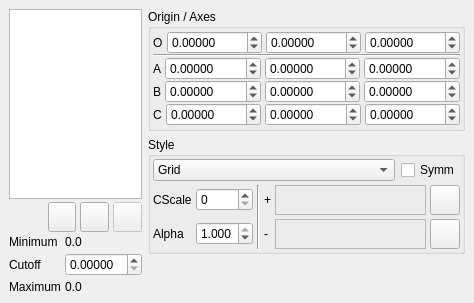
<ui version="4.0" >
 <class>GridsWidget</class>
 <widget class="QWidget" name="GridsWidget" >
  <property name="geometry" >
   <rect>
    <x>0</x>
    <y>0</y>
    <width>457</width>
    <height>303</height>
   </rect>
  </property>
  <property name="windowTitle" >
   <string>Grids</string>
  </property>
  <layout class="QHBoxLayout" >
   <property name="margin" >
    <number>9</number>
   </property>
   <property name="spacing" >
    <number>6</number>
   </property>
   <item>
    <layout class="QVBoxLayout" >
     <property name="margin" >
      <number>0</number>
     </property>
     <property name="spacing" >
      <number>2</number>
     </property>
     <item>
      <widget class="QListWidget" name="GridList" >
       <property name="sizePolicy" >
        <sizepolicy>
         <hsizetype>7</hsizetype>
         <vsizetype>7</vsizetype>
         <horstretch>100</horstretch>
         <verstretch>0</verstretch>
        </sizepolicy>
       </property>
      </widget>
     </item>
     <item>
      <layout class="QHBoxLayout" >
       <property name="margin" >
        <number>0</number>
       </property>
       <property name="spacing" >
        <number>4</number>
       </property>
       <item>
        <spacer>
         <property name="orientation" >
          <enum>Qt::Horizontal</enum>
         </property>
         <property name="sizeHint" >
          <size>
           <width>40</width>
           <height>32</height>
          </size>
         </property>
        </spacer>
       </item>
       <item>
        <widget class="QPushButton" name="LoadGridButton" >
         <property name="sizePolicy" >
          <sizepolicy>
           <hsizetype>5</hsizetype>
           <vsizetype>5</vsizetype>
           <horstretch>0</horstretch>
           <verstretch>0</verstretch>
          </sizepolicy>
         </property>
         <property name="minimumSize" >
          <size>
           <width>16</width>
           <height>16</height>
          </size>
         </property>
         <property name="maximumSize" >
          <size>
           <width>30</width>
           <height>30</height>
          </size>
         </property>
         <property name="toolTip" >
          <string>Load surface</string>
         </property>
         <property name="icon" >
          <iconset resource="icons.qrc" >:/file/icons/file_open.svg</iconset>
         </property>
        </widget>
       </item>
       <item>
        <widget class="QPushButton" name="RemoveGridButton" >
         <property name="sizePolicy" >
          <sizepolicy>
           <hsizetype>5</hsizetype>
           <vsizetype>5</vsizetype>
           <horstretch>0</horstretch>
           <verstretch>0</verstretch>
          </sizepolicy>
         </property>
         <property name="minimumSize" >
          <size>
           <width>16</width>
           <height>16</height>
          </size>
         </property>
         <property name="maximumSize" >
          <size>
           <width>30</width>
           <height>30</height>
          </size>
         </property>
         <property name="toolTip" >
          <string>Delete the selected surface</string>
         </property>
         <property name="text" >
          <string/>
         </property>
         <property name="icon" >
          <iconset resource="icons.qrc" >:/file/icons/file_close.svg</iconset>
         </property>
        </widget>
       </item>
       <item>
        <widget class="QPushButton" name="SaveGridButton" >
         <property name="enabled" >
          <bool>false</bool>
         </property>
         <property name="sizePolicy" >
          <sizepolicy>
           <hsizetype>5</hsizetype>
           <vsizetype>5</vsizetype>
           <horstretch>0</horstretch>
           <verstretch>0</verstretch>
          </sizepolicy>
         </property>
         <property name="minimumSize" >
          <size>
           <width>16</width>
           <height>16</height>
          </size>
         </property>
         <property name="maximumSize" >
          <size>
           <width>30</width>
           <height>30</height>
          </size>
         </property>
         <property name="toolTip" >
          <string>Save surface</string>
         </property>
         <property name="icon" >
          <iconset resource="icons.qrc" >:/file/icons/file_save.svg</iconset>
         </property>
        </widget>
       </item>
      </layout>
     </item>
     <item>
      <layout class="QGridLayout" >
       <property name="margin" >
        <number>0</number>
       </property>
       <property name="spacing" >
        <number>4</number>
       </property>
       <item row="1" column="1" >
        <widget class="QDoubleSpinBox" name="GridCutoffSpin" >
         <property name="sizePolicy" >
          <sizepolicy>
           <hsizetype>7</hsizetype>
           <vsizetype>0</vsizetype>
           <horstretch>0</horstretch>
           <verstretch>0</verstretch>
          </sizepolicy>
         </property>
         <property name="decimals" >
          <number>5</number>
         </property>
         <property name="singleStep" >
          <double>0.001000000000000</double>
         </property>
        </widget>
       </item>
       <item row="2" column="1" >
        <widget class="QLabel" name="GridMaximumLabel" >
         <property name="sizePolicy" >
          <sizepolicy>
           <hsizetype>7</hsizetype>
           <vsizetype>5</vsizetype>
           <horstretch>0</horstretch>
           <verstretch>0</verstretch>
          </sizepolicy>
         </property>
         <property name="text" >
          <string>0.0</string>
         </property>
        </widget>
       </item>
       <item row="1" column="0" >
        <widget class="QLabel" name="label_37" >
         <property name="text" >
          <string>Cutoff</string>
         </property>
        </widget>
       </item>
       <item row="0" column="1" >
        <widget class="QLabel" name="GridMinimumLabel" >
         <property name="sizePolicy" >
          <sizepolicy>
           <hsizetype>7</hsizetype>
           <vsizetype>5</vsizetype>
           <horstretch>0</horstretch>
           <verstretch>0</verstretch>
          </sizepolicy>
         </property>
         <property name="text" >
          <string>0.0</string>
         </property>
        </widget>
       </item>
       <item row="0" column="0" >
        <widget class="QLabel" name="label_34" >
         <property name="text" >
          <string>Minimum</string>
         </property>
        </widget>
       </item>
       <item row="2" column="0" >
        <widget class="QLabel" name="label_35" >
         <property name="text" >
          <string>Maximum</string>
         </property>
        </widget>
       </item>
      </layout>
     </item>
    </layout>
   </item>
   <item>
    <layout class="QVBoxLayout" >
     <property name="margin" >
      <number>0</number>
     </property>
     <property name="spacing" >
      <number>6</number>
     </property>
     <item>
      <widget class="QGroupBox" name="GridOriginGroup" >
       <property name="sizePolicy" >
        <sizepolicy>
         <hsizetype>1</hsizetype>
         <vsizetype>5</vsizetype>
         <horstretch>0</horstretch>
         <verstretch>0</verstretch>
        </sizepolicy>
       </property>
       <property name="title" >
        <string>Origin / Axes</string>
       </property>
       <layout class="QVBoxLayout" >
        <property name="margin" >
         <number>2</number>
        </property>
        <property name="spacing" >
         <number>0</number>
        </property>
        <item>
         <layout class="QHBoxLayout" >
          <property name="margin" >
           <number>0</number>
          </property>
          <property name="spacing" >
           <number>4</number>
          </property>
          <item>
           <widget class="QLabel" name="label_31" >
            <property name="sizePolicy" >
             <sizepolicy>
              <hsizetype>1</hsizetype>
              <vsizetype>5</vsizetype>
              <horstretch>0</horstretch>
              <verstretch>0</verstretch>
             </sizepolicy>
            </property>
            <property name="text" >
             <string>O</string>
            </property>
           </widget>
          </item>
          <item>
           <widget class="QDoubleSpinBox" name="GridOriginXSpin" >
            <property name="sizePolicy" >
             <sizepolicy>
              <hsizetype>7</hsizetype>
              <vsizetype>0</vsizetype>
              <horstretch>0</horstretch>
              <verstretch>0</verstretch>
             </sizepolicy>
            </property>
            <property name="decimals" >
             <number>5</number>
            </property>
            <property name="maximum" >
             <double>1000.000000000000000</double>
            </property>
            <property name="minimum" >
             <double>-1000.000000000000000</double>
            </property>
           </widget>
          </item>
          <item>
           <widget class="QDoubleSpinBox" name="GridOriginYSpin" >
            <property name="sizePolicy" >
             <sizepolicy>
              <hsizetype>7</hsizetype>
              <vsizetype>0</vsizetype>
              <horstretch>0</horstretch>
              <verstretch>0</verstretch>
             </sizepolicy>
            </property>
            <property name="decimals" >
             <number>5</number>
            </property>
            <property name="maximum" >
             <double>1000.000000000000000</double>
            </property>
            <property name="minimum" >
             <double>-1000.000000000000000</double>
            </property>
           </widget>
          </item>
          <item>
           <widget class="QDoubleSpinBox" name="GridOriginZSpin" >
            <property name="sizePolicy" >
             <sizepolicy>
              <hsizetype>7</hsizetype>
              <vsizetype>0</vsizetype>
              <horstretch>0</horstretch>
              <verstretch>0</verstretch>
             </sizepolicy>
            </property>
            <property name="decimals" >
             <number>5</number>
            </property>
            <property name="maximum" >
             <double>1000.000000000000000</double>
            </property>
            <property name="minimum" >
             <double>-1000.000000000000000</double>
            </property>
           </widget>
          </item>
         </layout>
        </item>
        <item>
         <widget class="Line" name="line_3" >
          <property name="orientation" >
           <enum>Qt::Horizontal</enum>
          </property>
         </widget>
        </item>
        <item>
         <layout class="QHBoxLayout" >
          <property name="margin" >
           <number>0</number>
          </property>
          <property name="spacing" >
           <number>4</number>
          </property>
          <item>
           <widget class="QLabel" name="label_36" >
            <property name="sizePolicy" >
             <sizepolicy>
              <hsizetype>1</hsizetype>
              <vsizetype>5</vsizetype>
              <horstretch>0</horstretch>
              <verstretch>0</verstretch>
             </sizepolicy>
            </property>
            <property name="text" >
             <string>A</string>
            </property>
           </widget>
          </item>
          <item>
           <widget class="QDoubleSpinBox" name="GridAxesAXSpin" >
            <property name="sizePolicy" >
             <sizepolicy>
              <hsizetype>7</hsizetype>
              <vsizetype>0</vsizetype>
              <horstretch>0</horstretch>
              <verstretch>0</verstretch>
             </sizepolicy>
            </property>
            <property name="decimals" >
             <number>5</number>
            </property>
            <property name="maximum" >
             <double>10.000000000000000</double>
            </property>
            <property name="minimum" >
             <double>-10.000000000000000</double>
            </property>
            <property name="singleStep" >
             <double>0.100000000000000</double>
            </property>
           </widget>
          </item>
          <item>
           <widget class="QDoubleSpinBox" name="GridAxesAYSpin" >
            <property name="sizePolicy" >
             <sizepolicy>
              <hsizetype>7</hsizetype>
              <vsizetype>0</vsizetype>
              <horstretch>0</horstretch>
              <verstretch>0</verstretch>
             </sizepolicy>
            </property>
            <property name="decimals" >
             <number>5</number>
            </property>
            <property name="maximum" >
             <double>10.000000000000000</double>
            </property>
            <property name="minimum" >
             <double>-10.000000000000000</double>
            </property>
            <property name="singleStep" >
             <double>0.100000000000000</double>
            </property>
           </widget>
          </item>
          <item>
           <widget class="QDoubleSpinBox" name="GridAxesAZSpin" >
            <property name="sizePolicy" >
             <sizepolicy>
              <hsizetype>7</hsizetype>
              <vsizetype>0</vsizetype>
              <horstretch>0</horstretch>
              <verstretch>0</verstretch>
             </sizepolicy>
            </property>
            <property name="decimals" >
             <number>5</number>
            </property>
            <property name="maximum" >
             <double>10.000000000000000</double>
            </property>
            <property name="minimum" >
             <double>-10.000000000000000</double>
            </property>
            <property name="singleStep" >
             <double>0.100000000000000</double>
            </property>
           </widget>
          </item>
         </layout>
        </item>
        <item>
         <layout class="QHBoxLayout" >
          <property name="margin" >
           <number>0</number>
          </property>
          <property name="spacing" >
           <number>4</number>
          </property>
          <item>
           <widget class="QLabel" name="label_32" >
            <property name="sizePolicy" >
             <sizepolicy>
              <hsizetype>1</hsizetype>
              <vsizetype>5</vsizetype>
              <horstretch>0</horstretch>
              <verstretch>0</verstretch>
             </sizepolicy>
            </property>
            <property name="text" >
             <string>B</string>
            </property>
           </widget>
          </item>
          <item>
           <widget class="QDoubleSpinBox" name="GridAxesBXSpin" >
            <property name="sizePolicy" >
             <sizepolicy>
              <hsizetype>7</hsizetype>
              <vsizetype>0</vsizetype>
              <horstretch>0</horstretch>
              <verstretch>0</verstretch>
             </sizepolicy>
            </property>
            <property name="decimals" >
             <number>5</number>
            </property>
            <property name="maximum" >
             <double>10.000000000000000</double>
            </property>
            <property name="minimum" >
             <double>-10.000000000000000</double>
            </property>
            <property name="singleStep" >
             <double>0.100000000000000</double>
            </property>
           </widget>
          </item>
          <item>
           <widget class="QDoubleSpinBox" name="GridAxesBYSpin" >
            <property name="sizePolicy" >
             <sizepolicy>
              <hsizetype>7</hsizetype>
              <vsizetype>0</vsizetype>
              <horstretch>0</horstretch>
              <verstretch>0</verstretch>
             </sizepolicy>
            </property>
            <property name="decimals" >
             <number>5</number>
            </property>
            <property name="maximum" >
             <double>10.000000000000000</double>
            </property>
            <property name="minimum" >
             <double>-10.000000000000000</double>
            </property>
            <property name="singleStep" >
             <double>0.100000000000000</double>
            </property>
           </widget>
          </item>
          <item>
           <widget class="QDoubleSpinBox" name="GridAxesBZSpin" >
            <property name="sizePolicy" >
             <sizepolicy>
              <hsizetype>7</hsizetype>
              <vsizetype>0</vsizetype>
              <horstretch>0</horstretch>
              <verstretch>0</verstretch>
             </sizepolicy>
            </property>
            <property name="decimals" >
             <number>5</number>
            </property>
            <property name="maximum" >
             <double>10.000000000000000</double>
            </property>
            <property name="minimum" >
             <double>-10.000000000000000</double>
            </property>
            <property name="singleStep" >
             <double>0.100000000000000</double>
            </property>
           </widget>
          </item>
         </layout>
        </item>
        <item>
         <layout class="QHBoxLayout" >
          <property name="margin" >
           <number>0</number>
          </property>
          <property name="spacing" >
           <number>4</number>
          </property>
          <item>
           <widget class="QLabel" name="label_33" >
            <property name="sizePolicy" >
             <sizepolicy>
              <hsizetype>1</hsizetype>
              <vsizetype>5</vsizetype>
              <horstretch>0</horstretch>
              <verstretch>0</verstretch>
             </sizepolicy>
            </property>
            <property name="text" >
             <string>C</string>
            </property>
           </widget>
          </item>
          <item>
           <widget class="QDoubleSpinBox" name="GridAxesCXSpin" >
            <property name="sizePolicy" >
             <sizepolicy>
              <hsizetype>7</hsizetype>
              <vsizetype>0</vsizetype>
              <horstretch>0</horstretch>
              <verstretch>0</verstretch>
             </sizepolicy>
            </property>
            <property name="decimals" >
             <number>5</number>
            </property>
            <property name="maximum" >
             <double>10.000000000000000</double>
            </property>
            <property name="minimum" >
             <double>-10.000000000000000</double>
            </property>
            <property name="singleStep" >
             <double>0.100000000000000</double>
            </property>
           </widget>
          </item>
          <item>
           <widget class="QDoubleSpinBox" name="GridAxesCYSpin" >
            <property name="sizePolicy" >
             <sizepolicy>
              <hsizetype>7</hsizetype>
              <vsizetype>0</vsizetype>
              <horstretch>0</horstretch>
              <verstretch>0</verstretch>
             </sizepolicy>
            </property>
            <property name="decimals" >
             <number>5</number>
            </property>
            <property name="maximum" >
             <double>10.000000000000000</double>
            </property>
            <property name="minimum" >
             <double>-10.000000000000000</double>
            </property>
            <property name="singleStep" >
             <double>0.100000000000000</double>
            </property>
           </widget>
          </item>
          <item>
           <widget class="QDoubleSpinBox" name="GridAxesCZSpin" >
            <property name="sizePolicy" >
             <sizepolicy>
              <hsizetype>7</hsizetype>
              <vsizetype>0</vsizetype>
              <horstretch>0</horstretch>
              <verstretch>0</verstretch>
             </sizepolicy>
            </property>
            <property name="decimals" >
             <number>5</number>
            </property>
            <property name="maximum" >
             <double>10.000000000000000</double>
            </property>
            <property name="minimum" >
             <double>-10.000000000000000</double>
            </property>
            <property name="singleStep" >
             <double>0.100000000000000</double>
            </property>
           </widget>
          </item>
         </layout>
        </item>
       </layout>
      </widget>
     </item>
     <item>
      <widget class="QGroupBox" name="SurfaceStyleGroup" >
       <property name="sizePolicy" >
        <sizepolicy>
         <hsizetype>1</hsizetype>
         <vsizetype>1</vsizetype>
         <horstretch>0</horstretch>
         <verstretch>0</verstretch>
        </sizepolicy>
       </property>
       <property name="title" >
        <string>Style</string>
       </property>
       <layout class="QVBoxLayout" >
        <property name="margin" >
         <number>2</number>
        </property>
        <property name="spacing" >
         <number>4</number>
        </property>
        <item>
         <layout class="QHBoxLayout" >
          <property name="margin" >
           <number>0</number>
          </property>
          <property name="spacing" >
           <number>6</number>
          </property>
          <item>
           <widget class="QComboBox" name="GridStyleCombo" >
            <property name="sizePolicy" >
             <sizepolicy>
              <hsizetype>7</hsizetype>
              <vsizetype>0</vsizetype>
              <horstretch>0</horstretch>
              <verstretch>0</verstretch>
             </sizepolicy>
            </property>
            <item>
             <property name="text" >
              <string>Grid</string>
             </property>
            </item>
            <item>
             <property name="text" >
              <string>Points</string>
             </property>
            </item>
            <item>
             <property name="text" >
              <string>Triangles</string>
             </property>
            </item>
            <item>
             <property name="text" >
              <string>Solid</string>
             </property>
            </item>
           </widget>
          </item>
          <item>
           <widget class="QCheckBox" name="GridSymmetricCheck" >
            <property name="text" >
             <string>Symm</string>
            </property>
           </widget>
          </item>
         </layout>
        </item>
        <item>
         <layout class="QGridLayout" >
          <property name="margin" >
           <number>0</number>
          </property>
          <property name="spacing" >
           <number>4</number>
          </property>
          <item row="0" column="0" >
           <widget class="QLabel" name="label_54" >
            <property name="text" >
             <string>CScale</string>
            </property>
           </widget>
          </item>
          <item row="1" column="0" >
           <widget class="QLabel" name="label_38" >
            <property name="text" >
             <string>Alpha</string>
            </property>
           </widget>
          </item>
          <item row="0" column="5" >
           <widget class="QPushButton" name="GridNegativeColourButton" >
            <property name="sizePolicy" >
             <sizepolicy>
              <hsizetype>5</hsizetype>
              <vsizetype>5</vsizetype>
              <horstretch>0</horstretch>
              <verstretch>0</verstretch>
             </sizepolicy>
            </property>
            <property name="minimumSize" >
             <size>
              <width>30</width>
              <height>30</height>
             </size>
            </property>
            <property name="maximumSize" >
             <size>
              <width>30</width>
              <height>30</height>
             </size>
            </property>
            <property name="text" >
             <string/>
            </property>
            <property name="icon" >
             <iconset resource="icons.qrc" >:/basic/icons/basic_colour.svg</iconset>
            </property>
           </widget>
          </item>
          <item row="1" column="3" >
           <widget class="QLabel" name="label_53" >
            <property name="sizePolicy" >
             <sizepolicy>
              <hsizetype>1</hsizetype>
              <vsizetype>5</vsizetype>
              <horstretch>0</horstretch>
              <verstretch>0</verstretch>
             </sizepolicy>
            </property>
            <property name="text" >
             <string>-</string>
            </property>
           </widget>
          </item>
          <item row="1" column="5" >
           <widget class="QPushButton" name="GridPositiveColourButton" >
            <property name="sizePolicy" >
             <sizepolicy>
              <hsizetype>5</hsizetype>
              <vsizetype>5</vsizetype>
              <horstretch>0</horstretch>
              <verstretch>0</verstretch>
             </sizepolicy>
            </property>
            <property name="minimumSize" >
             <size>
              <width>30</width>
              <height>30</height>
             </size>
            </property>
            <property name="maximumSize" >
             <size>
              <width>30</width>
              <height>30</height>
             </size>
            </property>
            <property name="text" >
             <string/>
            </property>
            <property name="icon" >
             <iconset resource="icons.qrc" >:/basic/icons/basic_colour.svg</iconset>
            </property>
           </widget>
          </item>
          <item row="1" column="4" >
           <widget class="TColourFrame" name="GridPositiveColourFrame" >
            <property name="sizePolicy" >
             <sizepolicy>
              <hsizetype>7</hsizetype>
              <vsizetype>13</vsizetype>
              <horstretch>0</horstretch>
              <verstretch>0</verstretch>
             </sizepolicy>
            </property>
            <property name="minimumSize" >
             <size>
              <width>24</width>
              <height>24</height>
             </size>
            </property>
            <property name="frameShape" >
             <enum>QFrame::StyledPanel</enum>
            </property>
            <property name="frameShadow" >
             <enum>QFrame::Raised</enum>
            </property>
           </widget>
          </item>
          <item row="0" column="1" >
           <widget class="QSpinBox" name="GridColourscaleSpin" >
            <property name="maximum" >
             <number>10</number>
            </property>
           </widget>
          </item>
          <item row="1" column="1" >
           <widget class="QDoubleSpinBox" name="GridTransparencySpin" >
            <property name="decimals" >
             <number>3</number>
            </property>
            <property name="maximum" >
             <double>1.000000000000000</double>
            </property>
            <property name="singleStep" >
             <double>0.050000000000000</double>
            </property>
            <property name="value" >
             <double>1.000000000000000</double>
            </property>
           </widget>
          </item>
          <item row="0" column="3" >
           <widget class="QLabel" name="label_7" >
            <property name="sizePolicy" >
             <sizepolicy>
              <hsizetype>1</hsizetype>
              <vsizetype>5</vsizetype>
              <horstretch>0</horstretch>
              <verstretch>0</verstretch>
             </sizepolicy>
            </property>
            <property name="text" >
             <string>+</string>
            </property>
           </widget>
          </item>
          <item row="0" column="4" >
           <widget class="TColourFrame" name="GridNegativeColourFrame" >
            <property name="sizePolicy" >
             <sizepolicy>
              <hsizetype>7</hsizetype>
              <vsizetype>13</vsizetype>
              <horstretch>0</horstretch>
              <verstretch>0</verstretch>
             </sizepolicy>
            </property>
            <property name="minimumSize" >
             <size>
              <width>24</width>
              <height>24</height>
             </size>
            </property>
            <property name="frameShape" >
             <enum>QFrame::StyledPanel</enum>
            </property>
            <property name="frameShadow" >
             <enum>QFrame::Raised</enum>
            </property>
           </widget>
          </item>
          <item rowspan="2" row="0" column="2" >
           <widget class="Line" name="line" >
            <property name="orientation" >
             <enum>Qt::Vertical</enum>
            </property>
           </widget>
          </item>
         </layout>
        </item>
       </layout>
      </widget>
     </item>
     <item>
      <spacer>
       <property name="orientation" >
        <enum>Qt::Vertical</enum>
       </property>
       <property name="sizeHint" >
        <size>
         <width>20</width>
         <height>40</height>
        </size>
       </property>
      </spacer>
     </item>
    </layout>
   </item>
  </layout>
 </widget>
 <customwidgets>
  <customwidget>
   <class>TColourFrame</class>
   <extends>QFrame</extends>
   <header>tcolourframe.uih</header>
  </customwidget>
 </customwidgets>
 <resources/>
 <connections/>
</ui>
